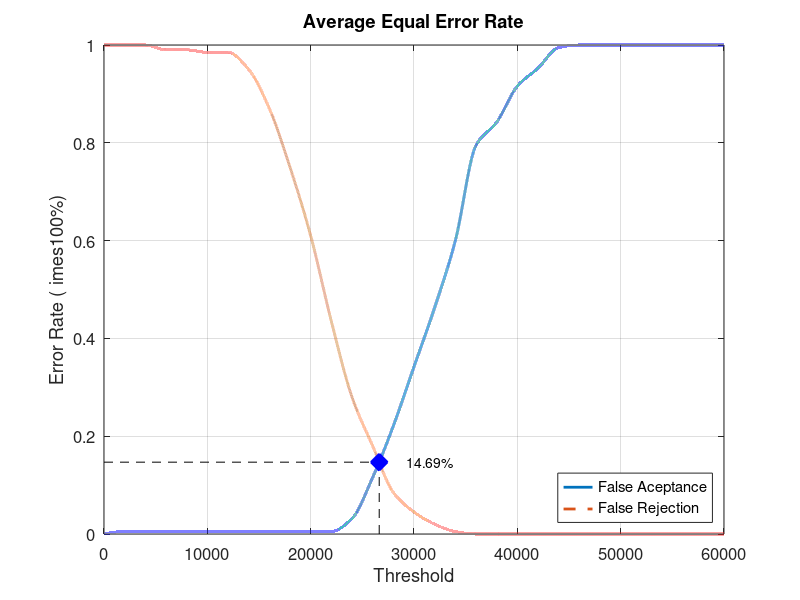
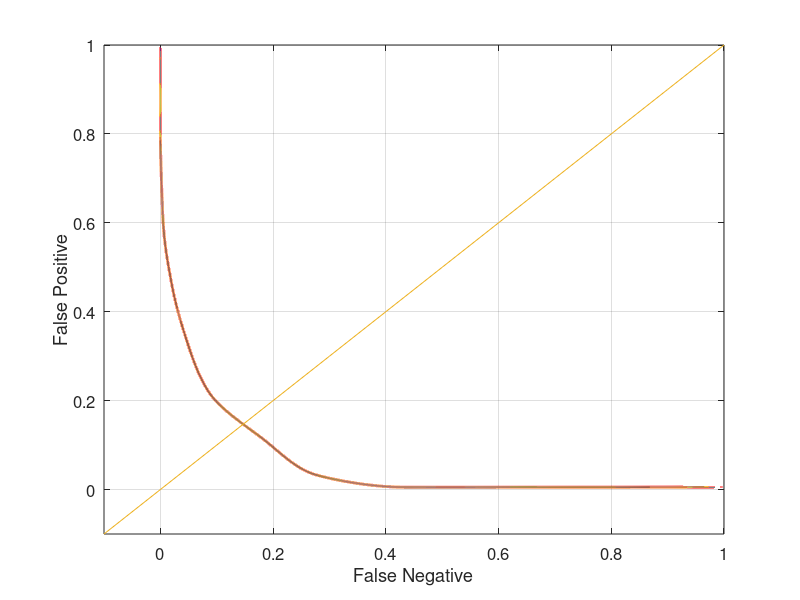

The MATLAB source for these figures, in order:
close all;
clear;
clc;
x = 0:2000:60000;
xq = 0:0.5:60000;

y0 = [0 0.00526316 0.00526316 0.00526316 0.00526316 0.00526316 0.00526316 0.00526316 0.00526316 0.00526316 0.00526316 0.00526316 0.0315789 0.115789 0.221053 0.342105 0.463158 0.6 0.794737 0.842105 0.915789 0.952632 0.994737 1 1 1 1 1 1 1 1]
yy0 = interp1(x, y0, xq, 'pchip');
y1 = [1 1 1 0.99 0.99 0.985 0.985 0.95 0.87 0.75 0.61 0.435 0.28 0.18 0.085 0.045 0.02 0.005 0 0 0 0 0 0 0 0 0 0 0 0 0]
yy1 = interp1(x, y1, xq, 'pchip');

% Calculating EER: 
y2 = abs(y0 - y1);
find(y2 == min(y2))
yy2 = abs(yy0 - yy1);
xEER = find(yy2 == min(yy2));
xEERIndex = xq(xEER) % X-axis EER
yEER = yy0(xEER) % Y-axis EER

main = figure
plot(xq, yy0,'-','LineWidth', 2);	hold on
plot(xq, yy1,'--','LineWidth', 2);	hold on
plot([xEERIndex xEERIndex], [0 yEER], 'k--');	hold on
plot([0 xEERIndex], [yEER yEER], 'k--');	hold on
plot(xEERIndex, yEER, 'bx', 'LineWidth', 10);	hold on
text(xEERIndex + 10 * xEERIndex / 100, yEER, [num2str(round((10000 * yEER)) / 100) '%'])
legend('False Aceptance', 'False Rejection', 'Location', 'SouthEast')
xlabel('Threshold')
ylabel('Error Rate (	imes100%)')
title('Average Equal Error Rate')
set(gca, 'FontSize', 12)
axis([0 60000 0 1])
grid on

print(main, 'Database1_3Main', '-dpng');
FNRxFPR = figure('Color', [1 1 1]);
plot(yy1, yy0, '-', yy1, yy0, 'LineWidth', 2);
hold on
y = -0.1:0.1:1
plot(y, y); 
set(gca, 'FontSize', 12)
xlabel('False Negative')
ylabel('False Positive')
axis([-0.1 1 -0.1 1])
set(gca, 'FontSize', 12)
grid on

print(FNRxFPR, 'Database1_3FNRxFPR','-dpng');
